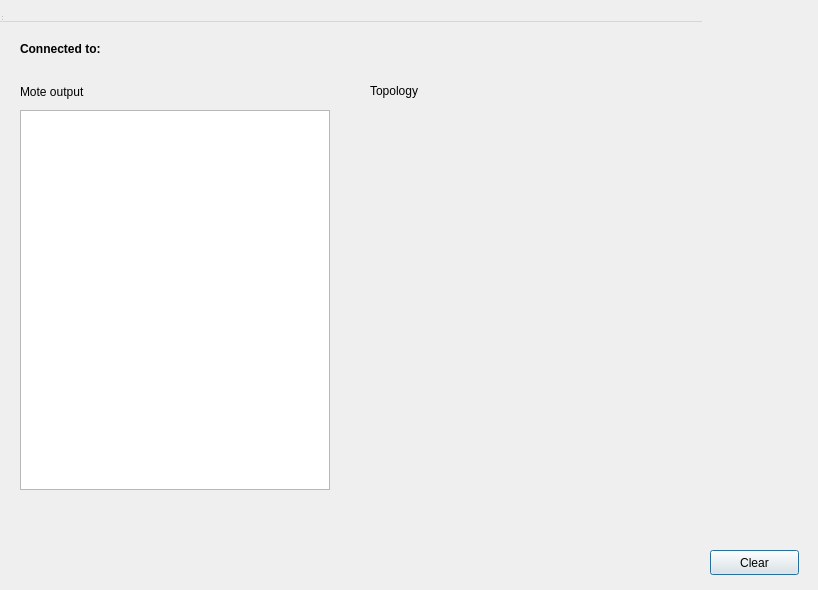
<?xml version="1.0" encoding="UTF-8"?>
<ui version="4.0">
 <class>network_topology</class>
 <widget class="QDialog" name="network_topology">
  <property name="geometry">
   <rect>
    <x>0</x>
    <y>0</y>
    <width>818</width>
    <height>590</height>
   </rect>
  </property>
  <property name="windowTitle">
   <string>Network Topology</string>
  </property>
  <widget class="QTextEdit" name="textEdit_Status">
   <property name="enabled">
    <bool>true</bool>
   </property>
   <property name="geometry">
    <rect>
     <x>20</x>
     <y>110</y>
     <width>310</width>
     <height>380</height>
    </rect>
   </property>
  </widget>
  <widget class="QLabel" name="label_2">
   <property name="geometry">
    <rect>
     <x>20</x>
     <y>83</y>
     <width>101</width>
     <height>17</height>
    </rect>
   </property>
   <property name="text">
    <string>Mote output</string>
   </property>
  </widget>
  <widget class="QLabel" name="label_3">
   <property name="geometry">
    <rect>
     <x>370</x>
     <y>80</y>
     <width>71</width>
     <height>21</height>
    </rect>
   </property>
   <property name="text">
    <string>Topology</string>
   </property>
  </widget>
  <widget class="QLabel" name="label">
   <property name="geometry">
    <rect>
     <x>20</x>
     <y>10</y>
     <width>46</width>
     <height>13</height>
    </rect>
   </property>
   <property name="text">
    <string>Port</string>
   </property>
  </widget>
  <widget class="QMenuBar" name="menuBar">
   <property name="geometry">
    <rect>
     <x>0</x>
     <y>0</y>
     <width>702</width>
     <height>22</height>
    </rect>
   </property>
  </widget>
  <widget class="QToolBar" name="mainToolBar">
   <property name="geometry">
    <rect>
     <x>0</x>
     <y>0</y>
     <width>8</width>
     <height>17</height>
    </rect>
   </property>
  </widget>
  <widget class="QStatusBar" name="statusBar">
   <property name="geometry">
    <rect>
     <x>0</x>
     <y>0</y>
     <width>3</width>
     <height>22</height>
    </rect>
   </property>
  </widget>
  <widget class="QLabel" name="label_4">
   <property name="geometry">
    <rect>
     <x>20</x>
     <y>40</y>
     <width>101</width>
     <height>17</height>
    </rect>
   </property>
   <property name="font">
    <font>
     <weight>75</weight>
     <bold>true</bold>
    </font>
   </property>
   <property name="text">
    <string>Connected to: </string>
   </property>
  </widget>
  <widget class="QLabel" name="label_port">
   <property name="geometry">
    <rect>
     <x>140</x>
     <y>40</y>
     <width>131</width>
     <height>17</height>
    </rect>
   </property>
   <property name="text">
    <string/>
   </property>
  </widget>
  <widget class="QPushButton" name="pushButton">
   <property name="geometry">
    <rect>
     <x>710</x>
     <y>550</y>
     <width>89</width>
     <height>25</height>
    </rect>
   </property>
   <property name="text">
    <string>Clear</string>
   </property>
  </widget>
 </widget>
 <resources/>
 <connections/>
</ui>
